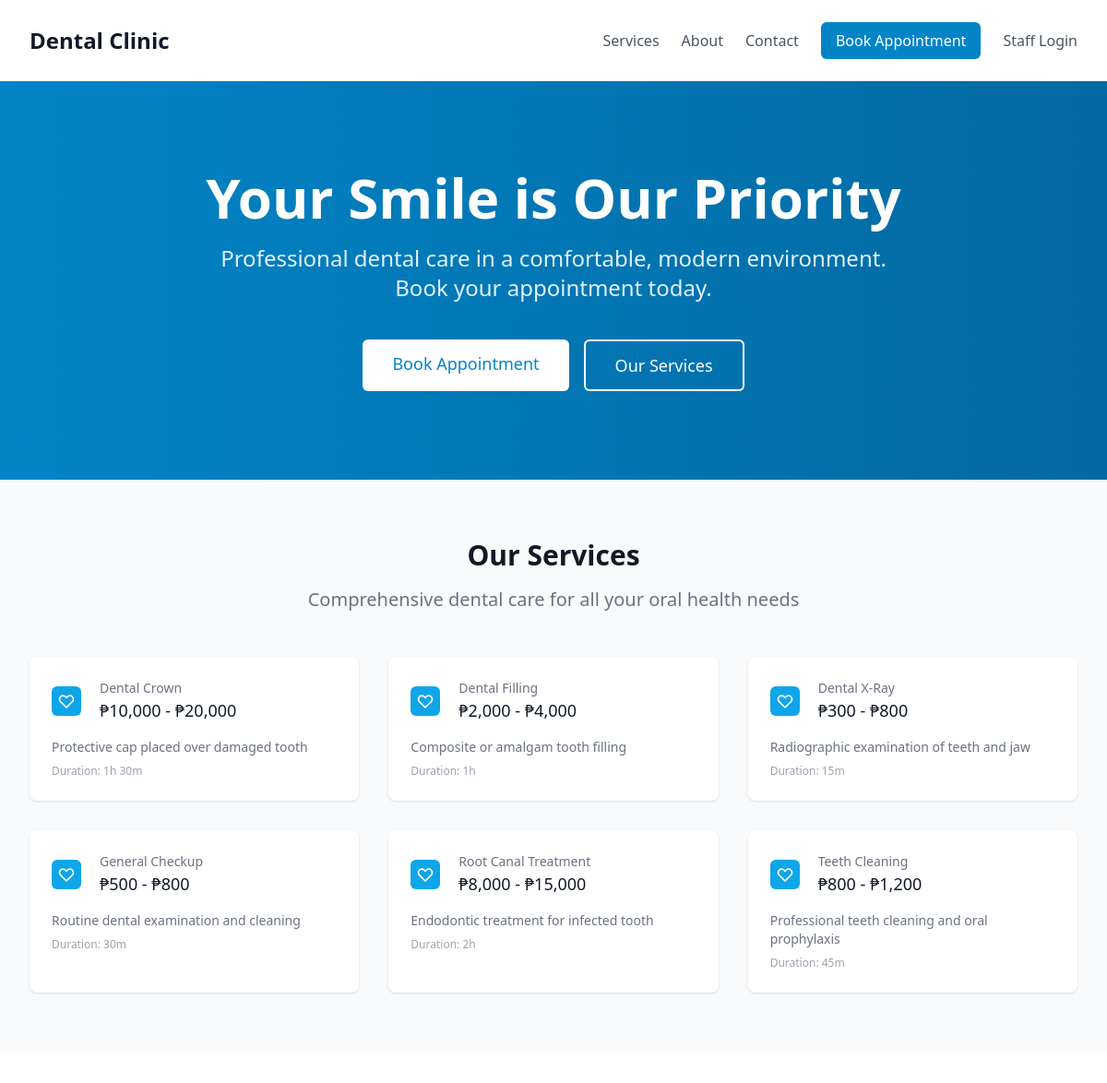
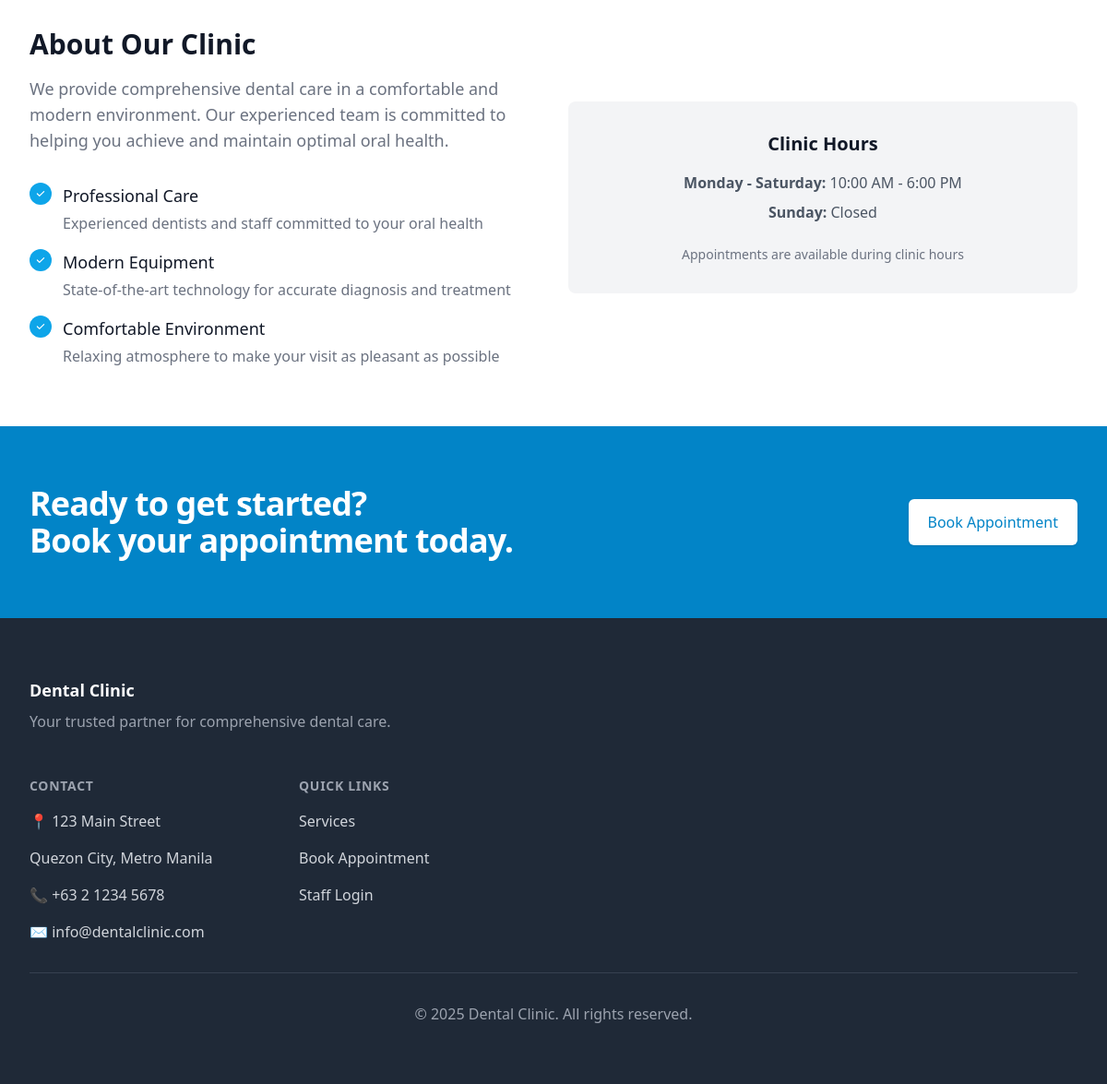
The page / on the database its author committed (2 pictures, top to bottom).
### services/models.py (models this page shows, shortened)
class Service(models.Model):
    name = models.CharField(max_length=200)
    description = models.TextField(blank=True)
    duration_minutes = models.PositiveIntegerField(
        default=30,
        help_text="Duration of the service in minutes"
    )
    min_price = models.DecimalField(
        max_digits=10,
        decimal_places=2,
        help_text="Minimum price for this service"
    )
    max_price = models.DecimalField(
        max_digits=10,
        decimal_places=2,
        help_text="Maximum price for this service"
    )
    is_archived = models.BooleanField(default=False)
    created_at = models.DateTimeField(auto_now_add=True)
    updated_at = models.DateTimeField(auto_now=True)
    class Meta:
        ordering = ['name']
    @property
    def price_range_display(self):
        if self.min_price == self.max_price:
            return f"₱{self.min_price:,.0f}"
        return f"₱{self.min_price:,.0f} - ₱{self.max_price:,.0f}"
    @property
    def duration_display(self):
        hours = self.duration_minutes // 60
        minutes = self.duration_minutes % 60
        if hours > 0:
            return f"{hours}h {minutes}m" if minutes > 0 else f"{hours}h"
        return f"{minutes}m"

### core/views.py (the view)
# urls.py: path('', views.HomeView.as_view(), name='home'),
class HomeView(TemplateView):
    template_name = 'core/home.html'
    def get_context_data(self, **kwargs):
        context = super().get_context_data(**kwargs)
        context['services'] = Service.objects.filter(is_archived=False)[:6]
        context['dentists'] = User.objects.filter(is_active_dentist=True)
        return context

### templates/core/home.html (shortened to what this page needs)
<!DOCTYPE html>
<html lang="en">
<head>
    <script src="https://cdn.tailwindcss.com"></script>
</head>
<body class="bg-white">
    <header class="bg-white shadow-sm">
        <div class="max-w-7xl mx-auto px-4 sm:px-6 lg:px-8">
            <div class="flex justify-between items-center py-6">
                <div class="flex items-center">
                    <h1 class="text-2xl font-bold text-gray-900">Dental Clinic</h1>
                </div>
                <nav class="flex items-center space-x-6">
                    <a href="#services" class="text-gray-600 hover:text-gray-900">Services</a>
                    <a href="#about" class="text-gray-600 hover:text-gray-900">About</a>
                    <a href="#contact" class="text-gray-600 hover:text-gray-900">Contact</a>
                    <a href="{% url 'core:book_appointment' %}"
                       class="bg-primary-600 text-white px-4 py-2 rounded-md hover:bg-primary-700 transition duration-200">
                        Book Appointment
                    </a>
                    <a href="{% url 'users:login' %}"
                       class="text-gray-600 hover:text-gray-900">Staff Login</a>
                </nav>
            </div>
        </div>
    </header>
    <section class="bg-gradient-to-r from-primary-600 to-primary-700">
        <div class="max-w-7xl mx-auto px-4 sm:px-6 lg:px-8 py-24">
            <div class="text-center">
                <h1 class="text-4xl font-extrabold text-white sm:text-5xl md:text-6xl">
                    Your Smile is Our Priority
                </h1>
                <p class="mt-3 max-w-md mx-auto text-xl text-primary-100 sm:text-2xl md:mt-5 md:max-w-3xl">
                    Professional dental care in a comfortable, modern environment. Book your appointment today.
                </p>
                <div class="mt-10 flex justify-center space-x-4">
                    <a href="{% url 'core:book_appointment' %}"
                       class="bg-white text-primary-600 px-8 py-3 rounded-md text-lg font-medium hover:bg-gray-100 transition duration-200">
                        Book Appointment
                    </a>
                    <a href="#services"
                       class="border-2 border-white text-white px-8 py-3 rounded-md text-lg font-medium hover:bg-white hover:text-primary-600 transition duration-200">
                        Our Services
                    </a>
                </div>
            </div>
        </div>
    </section>
    <section id="services" class="py-16 bg-gray-50">
        <div class="max-w-7xl mx-auto px-4 sm:px-6 lg:px-8">
            <div class="text-center">
                <h2 class="text-3xl font-extrabold text-gray-900">Our Services</h2>
                <p class="mt-4 max-w-2xl mx-auto text-xl text-gray-500">
                    Comprehensive dental care for all your oral health needs
                </p>
            </div>
            <div class="mt-12 grid grid-cols-1 gap-8 sm:grid-cols-2 lg:grid-cols-3">
                {% for service in services %}
                <div class="bg-white overflow-hidden shadow rounded-lg">
                    <div class="p-6">
                        <div class="flex items-center">
                            <div class="flex-shrink-0">
                                <div class="h-8 w-8 bg-primary-500 rounded-md flex items-center justify-center">
                                    <svg class="h-5 w-5 text-white" fill="none" stroke="currentColor" viewBox="0 0 24 24">
                                        <path stroke-linecap="round" stroke-linejoin="round" stroke-width="2" d="M4.318 6.318a4.5 4.5 0 000 6.364L12 20.364l7.682-7.682a4.5 4.5 0 00-6.364-6.364L12 7.636l-1.318-1.318a4.5 4.5 0 00-6.364 0z"></path>
                                    </svg>
                                </div>
                            </div>
                            <div class="ml-5 w-0 flex-1">
                                <dl>
                                    <dt class="text-sm font-medium text-gray-500 truncate">{{ service.name }}</dt>
                                    <dd class="text-lg font-medium text-gray-900">{{ service.price_range_display }}</dd>
                                </dl>
                            </div>
                        </div>
                        <div class="mt-4">
                            <p class="text-sm text-gray-500">{{ service.description }}</p>
                            <p class="mt-2 text-xs text-gray-400">Duration: {{ service.duration_display }}</p>
                        </div>
                    </div>
                </div>
                {% empty %}
                <div class="col-span-3 text-center py-8">
                    <p class="text-gray-500">Services information will be available soon.</p>
                </div>
                {% endfor %}
            </div>
        </div>
    </section>
    <section id="about" class="py-16">
        <div class="max-w-7xl mx-auto px-4 sm:px-6 lg:px-8">
            <div class="lg:grid lg:grid-cols-2 lg:gap-8 lg:items-center">
                <div>
                    <h2 class="text-3xl font-extrabold text-gray-900">About Our Clinic</h2>
                    <p class="mt-4 text-lg text-gray-500">
                        We provide comprehensive dental care in a comfortable and modern environment.
                        Our experienced team is committed to helping you achieve and maintain optimal oral health.
                    </p>
                    <div class="mt-8 space-y-4">
                        <div class="flex items-start">
                            <div class="flex-shrink-0">
                                <div class="h-6 w-6 bg-primary-500 rounded-full flex items-center justify-center">
                                    <svg class="h-3 w-3 text-white" fill="currentColor" viewBox="0 0 20 20">
                                        <path fill-rule="evenodd" d="M16.707 5.293a1 1 0 010 1.414l-8 8a1 1 0 01-1.414 0l-4-4a1 1 0 011.414-1.414L8 12.586l7.293-7.293a1 1 0 011.414 0z" clip-rule="evenodd"></path>
                                    </svg>
                                </div>
                            </div>
                            <div class="ml-3">
                                <h3 class="text-lg font-medium text-gray-900">Professional Care</h3>
                                <p class="mt-1 text-gray-500">Experienced dentists and staff committed to your oral health</p>
                            </div>
                        </div>
                        <div class="flex items-start">
                            <div class="flex-shrink-0">
                                <div class="h-6 w-6 bg-primary-500 rounded-full flex items-center justify-center">
                                    <svg class="h-3 w-3 text-white" fill="currentColor" viewBox="0 0 20 20">
                                        <path fill-rule="evenodd" d="M16.707 5.293a1 1 0 010 1.414l-8 8a1 1 0 01-1.414 0l-4-4a1 1 0 011.414-1.414L8 12.586l7.293-7.293a1 1 0 011.414 0z" clip-rule="evenodd"></path>
                                    </svg>
                                </div>
                            </div>
                            <div class="ml-3">
                                <h3 class="text-lg font-medium text-gray-900">Modern Equipment</h3>
                                <p class="mt-1 text-gray-500">State-of-the-art technology for accurate diagnosis and treatment</p>
                            </div>
                        </div>
                        <div class="flex items-start">
                            <div class="flex-shrink-0">
                                <div class="h-6 w-6 bg-primary-500 rounded-full flex items-center justify-center">
                                    <svg class="h-3 w-3 text-white" fill="currentColor" viewBox="0 0 20 20">
                                        <path fill-rule="evenodd" d="M16.707 5.293a1 1 0 010 1.414l-8 8a1 1 0 01-1.414 0l-4-4a1 1 0 011.414-1.414L8 12.586l7.293-7.293a1 1 0 011.414 0z" clip-rule="evenodd"></path>
                                    </svg>
                                </div>
                            </div>
                            <div class="ml-3">
                                <h3 class="text-lg font-medium text-gray-900">Comfortable Environment</h3>
                                <p class="mt-1 text-gray-500">Relaxing atmosphere to make your visit as pleasant as possible</p>
                            </div>
                        </div>
                    </div>
                </div>
                <div class="mt-8 lg:mt-0">
                    <div class="bg-gray-100 rounded-lg p-8 text-center">
                        <h3 class="text-xl font-semibold text-gray-900 mb-4">Clinic Hours</h3>
                        <div class="space-y-2 text-gray-600">
                            <p><strong>Monday - Saturday:</strong> 10:00 AM - 6:00 PM</p>
                            <p><strong>Sunday:</strong> Closed</p>
                        </div>
                        <div class="mt-6">
                            <p class="text-sm text-gray-500">Appointments are available during clinic hours</p>
                        </div>
                    </div>
                </div>
            </div>
        </div>
    </section>
    <section class="bg-primary-600">
        <div class="max-w-7xl mx-auto py-12 px-4 sm:px-6 lg:py-16 lg:px-8 lg:flex lg:items-center lg:justify-between">
            <h2 class="text-3xl font-extrabold tracking-tight text-white sm:text-4xl">
                <span class="block">Ready to get started?</span>
                <span class="block text-primary-200">Book your appointment today.</span>
            </h2>
            <div class="mt-8 flex lg:mt-0 lg:flex-shrink-0">
                <div class="inline-flex rounded-md shadow">
                    <a href="{% url 'core:book_appointment' %}"
                       class="inline-flex items-center justify-center px-5 py-3 border border-transparent text-base font-medium rounded-md text-primary-600 bg-white hover:bg-gray-50">
                        Book Appointment
                    </a>
                </div>
            </div>
        </div>
    </section>
    <footer id="contact" class="bg-gray-800">
        <div class="max-w-7xl mx-auto py-12 px-4 sm:px-6 lg:py-16 lg:px-8">
            <div class="xl:grid xl:grid-cols-3 xl:gap-8">
                <div class="xl:col-span-1">
                    <h3 class="text-white text-lg font-semibold">Dental Clinic</h3>
                    <p class="mt-2 text-gray-400">
                        Your trusted partner for comprehensive dental care.
                    </p>
                </div>
                <div class="mt-12 grid grid-cols-2 gap-8 xl:mt-0 xl:col-span-2">
                    <div class="md:grid md:grid-cols-2 md:gap-8">
                        <div>
                            <h3 class="text-sm font-semibold text-gray-400 tracking-wider uppercase">Contact</h3>
                            <ul class="mt-4 space-y-4">
                                <li>
                                    <span class="text-gray-300">📍 123 Main Street</span>
                                </li>
                                <li>
                                    <span class="text-gray-300">Quezon City, Metro Manila</span>
                                </li>
                                <li>
                                    <span class="text-gray-300">📞 +63 2 1234 5678</span>
                                </li>
                                <li>
                                    <span class="text-gray-300">✉️ info@dentalclinic.com</span>
                                </li>
                            </ul>
                        </div>
                        <div class="mt-12 md:mt-0">
                            <h3 class="text-sm font-semibold text-gray-400 tracking-wider uppercase">Quick Links</h3>
                            <ul class="mt-4 space-y-4">
                                <li>
                                    <a href="#services" class="text-gray-300 hover:text-white">Services</a>
                                </li>
                                <li>
                                    <a href="{% url 'core:book_appointment' %}" class="text-gray-300 hover:text-white">Book Appointment</a>
                                </li>
                                <li>
                                    <a href="{% url 'users:login' %}" class="text-gray-300 hover:text-white">Staff Login</a>
                                </li>
                            </ul>
                        </div>
                    </div>
                </div>
            </div>
            <div class="mt-8 border-t border-gray-700 pt-8">
                <p class="text-gray-400 text-center">&copy; 2025 Dental Clinic. All rights reserved.</p>
            </div>
        </div>
    </footer>
</body>
</html>

### rows shown on the page
Service: name "Dental Crown", price_range_display "₱10,000 - ₱20,000", description "Protective cap placed over damaged tooth", duration_display "1h 30m"
Service: name "Dental Filling", price_range_display "₱2,000 - ₱4,000", description "Composite or amalgam tooth filling", duration_display "1h"
Service: name "Dental X-Ray", price_range_display "₱300 - ₱800", description "Radiographic examination of teeth and jaw", duration_display "15m"
Service: name "General Checkup", price_range_display "₱500 - ₱800", description "Routine dental examination and cleaning", duration_display "30m"
Service: name "Root Canal Treatment", price_range_display "₱8,000 - ₱15,000", description "Endodontic treatment for infected tooth", duration_display "2h"
Service: name "Teeth Cleaning", price_range_display "₱800 - ₱1,200", description "Professional teeth cleaning and oral prophylaxis", duration_display "45m"
